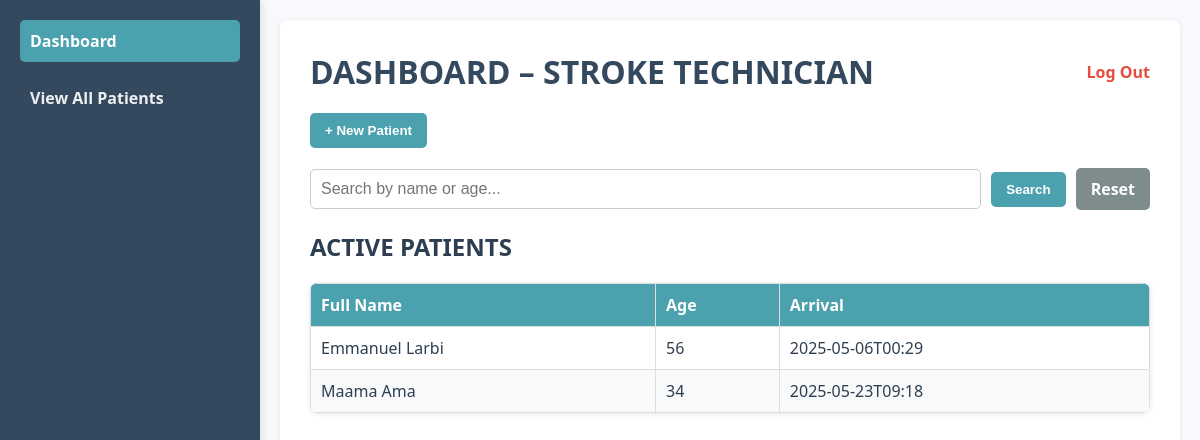
The page /technician_dashboard on the database as committed earlier.
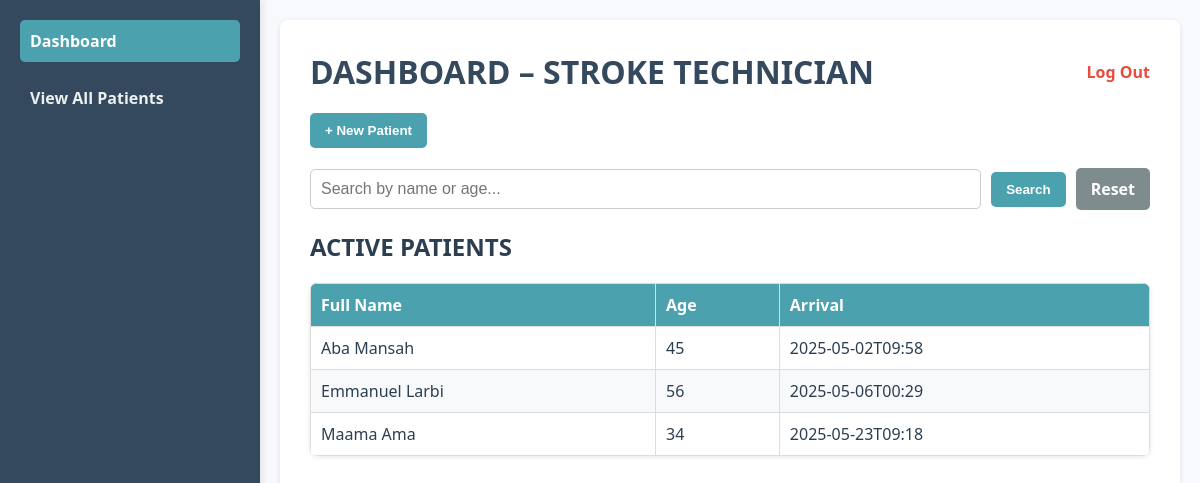
The same page on the database as committed later.
### app.py (models this page shows)
class Patient(db.Model):
    id = db.Column(db.Integer, primary_key=True)
    fullname = db.Column(db.String(300))
    age = db.Column(db.Integer)
    sex = db.Column(db.String(300))
    arrival = db.Column(db.Integer)
    systolic = db.Column(db.Integer)
    diastolic = db.Column(db.Integer)
    heart_rate = db.Column(db.Integer)
    temperature = db.Column(db.Integer)
    oxygen_saturation = db.Column(db.Integer)
    glucose = db.Column(db.Integer)
    current_medications = db.Column(db.String(300))
    allergies = db.Column(db.String(300))
    stroke_history = db.Column(db.String(500))
    medical_history = db.Column(db.String(500))
    radiologist_notes = db.Column(db.String(500))
    nhiss_score = db.Column(db.Integer)
    diagnosis = db.Column(db.String(500))
    treatment = db.Column(db.String(500))
    neuro_approved = db.Column(db.Boolean, default=False)
    ct_scan_filename = db.Column(db.String(255))

### app.py (the view)
@app.route('/technician_dashboard', methods=["GET", "POST"])
def technician_dashboard():
    if request.method == "POST":
        if "reset" in request.form:
            all_patients = Patient.query.order_by(Patient.id.desc()).all()
        else:
            search_query = request.form.get("search_query", "")
            all_patients = Patient.query.filter(
                (Patient.fullname.ilike(f"%{search_query}%")) |
                (cast(Patient.age, db.String).ilike(f"%{search_query}%"))
            ).order_by(Patient.id.desc()).all()
    else:
        all_patients = Patient.query.order_by(Patient.id.desc()).all()
    return render_template('technician_dashboard.html', all_patients=all_patients)

### templates/technician_dashboard.html (shortened to what this page needs)
<!DOCTYPE html>
<html lang="en">
<head>
</head>
<body>
  <div class="container">
    <div class="sidebar">
      <a href="#" class="active">Dashboard</a>
      <a href="{{ url_for('patient_list') }}">View All Patients</a>
    </div>
    <div class="main-content">
      <div class="top-bar">
        <h1>DASHBOARD – STROKE TECHNICIAN</h1>
        <a href="/login" class="logout">Log Out</a>
      </div>
      <form action='/patient_data_entry' method = 'GET'>
        <button  type='submit' class="button">+ New Patient</button>
      </form>
      <form method="POST" action="{{ url_for('technician_dashboard') }}" style="display: flex; align-items: center; gap: 10px; margin-top: 20px;">
        <input type="text" name="search_query" placeholder="Search by name or age..."
               style="padding: 10px; border: 1px solid #ccc; border-radius: 5px; font-size: 1rem; flex: 1;" required>
        <button type="submit" class="button" style="background-color: #4ca1af;">Search</button>
        <a href="{{ url_for('technician_dashboard') }}" class="button"
           style="background-color: #7f8c8d; text-decoration: none; display: inline-block; text-align: center;">
           Reset
        </a>
      </form>
      <h2>ACTIVE PATIENTS</h2>
<table>
  <thead>
    <tr>
      <th>Full Name</th>
      <th>Age</th>
      <th>Arrival</th>
    </tr>
  </thead>
  <tbody id="patientTable">
    {% for patient in all_patients %}
    <tr>
      <td>{{ patient.fullname }}</td>
      <td>{{ patient.age }}</td>
      <td>{{ patient.arrival }}</td>
    </tr>
    {% endfor %}
  </tbody>
</table>

Rows that differ between the two databases and show on the page:
added Patient: fullname "Aba Mansah", age "45", arrival "2025-05-02T09:58"
